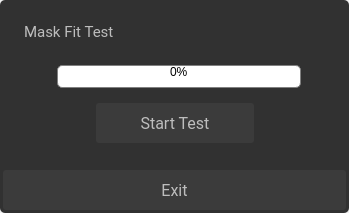
<?xml version="1.0" encoding="UTF-8"?>
<ui version="4.0">
 <class>MaskFitTestOptionsBasic</class>
 <widget class="QDialog" name="MaskFitTestOptionsBasic">
  <property name="geometry">
   <rect>
    <x>0</x>
    <y>0</y>
    <width>349</width>
    <height>213</height>
   </rect>
  </property>
  <property name="windowTitle">
   <string>Dialog</string>
  </property>
  <property name="styleSheet">
   <string notr="true"/>
  </property>
  <widget class="QLabel" name="maskFitTestTitle">
   <property name="geometry">
    <rect>
     <x>24</x>
     <y>16</y>
     <width>161</width>
     <height>31</height>
    </rect>
   </property>
   <property name="font">
    <font>
     <family>Roboto</family>
     <pointsize>11</pointsize>
    </font>
   </property>
   <property name="styleSheet">
    <string notr="true">color:#BDBDBD</string>
   </property>
   <property name="text">
    <string>Mask Fit Test</string>
   </property>
  </widget>
  <widget class="QPushButton" name="maskFitTestCancel">
   <property name="geometry">
    <rect>
     <x>3</x>
     <y>170</y>
     <width>343</width>
     <height>40</height>
    </rect>
   </property>
   <property name="font">
    <font>
     <family>Roboto</family>
     <pointsize>12</pointsize>
    </font>
   </property>
   <property name="focusPolicy">
    <enum>Qt::NoFocus</enum>
   </property>
   <property name="styleSheet">
    <string notr="true">QPushButton {
background-color:#3B3B3B;
color:#BDBDBD;
border:none;
border-radius:3px;
}
QPushButton:pressed {
background-color:#606060;
color:#BDBDBD;
border:none;
border-radius:3px;
}
</string>
   </property>
   <property name="text">
    <string>Exit</string>
   </property>
  </widget>
  <widget class="QPushButton" name="maskFitTestStartStop">
   <property name="geometry">
    <rect>
     <x>96</x>
     <y>103</y>
     <width>158</width>
     <height>40</height>
    </rect>
   </property>
   <property name="font">
    <font>
     <family>Roboto</family>
     <pointsize>12</pointsize>
    </font>
   </property>
   <property name="focusPolicy">
    <enum>Qt::NoFocus</enum>
   </property>
   <property name="styleSheet">
    <string notr="true">QPushButton {
background-color:#3B3B3B;
color:#BDBDBD;
border:none;
border-radius:3px;
}
QPushButton:pressed {
background-color:#606060;
color:#BDBDBD;
border:none;
border-radius:3px;
}
</string>
   </property>
   <property name="text">
    <string>Start Test</string>
   </property>
  </widget>
  <widget class="QProgressBar" name="maskFitTestProgressBar">
   <property name="geometry">
    <rect>
     <x>57</x>
     <y>65</y>
     <width>244</width>
     <height>23</height>
    </rect>
   </property>
   <property name="styleSheet">
    <string notr="true">QProgressBar {
    border: 1px solid grey;
    border-radius: 5px;
    text-align: centre;
}
QProgressBar::chunk {
    background-color: #1788c3;
    width: 20px;
    text-align: centre;
}
</string>
   </property>
   <property name="value">
    <number>0</number>
   </property>
   <property name="textVisible">
    <bool>true</bool>
   </property>
  </widget>
  <widget class="QFrame" name="frame">
   <property name="geometry">
    <rect>
     <x>0</x>
     <y>0</y>
     <width>349</width>
     <height>213</height>
    </rect>
   </property>
   <property name="styleSheet">
    <string notr="true">background-color: rgb(49, 49, 49);
border: 1px;
border-radius: 5px;</string>
   </property>
   <property name="frameShape">
    <enum>QFrame::StyledPanel</enum>
   </property>
   <property name="frameShadow">
    <enum>QFrame::Raised</enum>
   </property>
  </widget>
  <zorder>frame</zorder>
  <zorder>maskFitTestTitle</zorder>
  <zorder>maskFitTestCancel</zorder>
  <zorder>maskFitTestStartStop</zorder>
  <zorder>maskFitTestProgressBar</zorder>
 </widget>
 <resources/>
 <connections/>
</ui>
